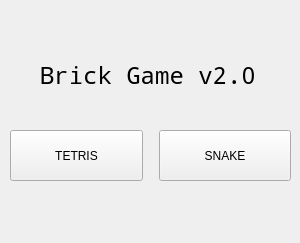
<?xml version="1.0" encoding="UTF-8"?>
<ui version="4.0">
 <class>MainWindow</class>
 <widget class="QMainWindow" name="MainWindow">
  <property name="geometry">
   <rect>
    <x>0</x>
    <y>0</y>
    <width>300</width>
    <height>243</height>
   </rect>
  </property>
  <property name="minimumSize">
   <size>
    <width>300</width>
    <height>0</height>
   </size>
  </property>
  <property name="windowTitle">
   <string>Brick Game v2.0</string>
  </property>
  <property name="styleSheet">
   <string notr="true"/>
  </property>
  <widget class="QWidget" name="centralwidget">
   <widget class="QWidget" name="gridLayoutWidget">
    <property name="geometry">
     <rect>
      <x>10</x>
      <y>130</y>
      <width>281</width>
      <height>51</height>
     </rect>
    </property>
    <layout class="QGridLayout" name="gridLayout">
     <item row="0" column="2">
      <widget class="QPushButton" name="snakeButton">
       <property name="sizePolicy">
        <sizepolicy hsizetype="Minimum" vsizetype="Preferred">
         <horstretch>0</horstretch>
         <verstretch>0</verstretch>
        </sizepolicy>
       </property>
       <property name="styleSheet">
        <string notr="true"/>
       </property>
       <property name="text">
        <string>SNAKE</string>
       </property>
      </widget>
     </item>
     <item row="0" column="0">
      <widget class="QPushButton" name="tetrisButton">
       <property name="sizePolicy">
        <sizepolicy hsizetype="Minimum" vsizetype="Preferred">
         <horstretch>0</horstretch>
         <verstretch>0</verstretch>
        </sizepolicy>
       </property>
       <property name="styleSheet">
        <string notr="true"/>
       </property>
       <property name="text">
        <string>TETRIS</string>
       </property>
      </widget>
     </item>
     <item row="0" column="1">
      <spacer name="horizontalSpacer">
       <property name="orientation">
        <enum>Qt::Horizontal</enum>
       </property>
       <property name="sizeType">
        <enum>QSizePolicy::Fixed</enum>
       </property>
       <property name="sizeHint" stdset="0">
        <size>
         <width>10</width>
         <height>20</height>
        </size>
       </property>
      </spacer>
     </item>
    </layout>
   </widget>
   <widget class="QLabel" name="label">
    <property name="geometry">
     <rect>
      <x>40</x>
      <y>50</y>
      <width>216</width>
      <height>50</height>
     </rect>
    </property>
    <property name="font">
     <font>
      <family>Noto Mono</family>
      <pointsize>18</pointsize>
      <italic>false</italic>
      <bold>true</bold>
      <underline>false</underline>
      <strikeout>false</strikeout>
     </font>
    </property>
    <property name="text">
     <string>Brick Game v2.0</string>
    </property>
    <property name="textFormat">
     <enum>Qt::PlainText</enum>
    </property>
   </widget>
  </widget>
 </widget>
 <resources/>
 <connections/>
</ui>
